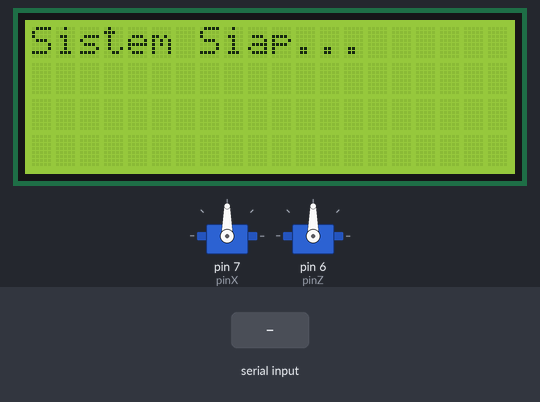
Bench run of a sketch on a simulated Arduino Uno, built with avr-gcc and run on an emulated ATmega328P. Shown: 2 × servo, 20×4 character LCD. Inputs (shaded band) come from the test bench. What the sketch prints to the serial monitor is not drawn.

Above: at 1.2 s.
1.3 s: "1\n" received over Serial
At 2.8 s:
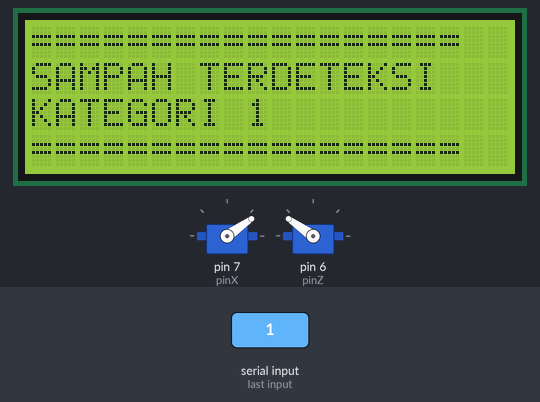
3.8 s: "3\n" received over Serial
At 6.7 s:
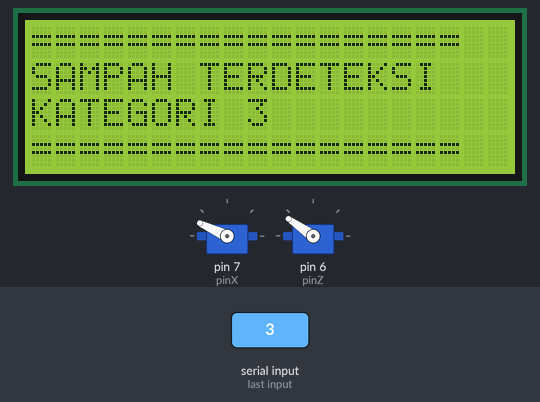
6.8 s: "2\n" received over Serial
At 11.5 s:
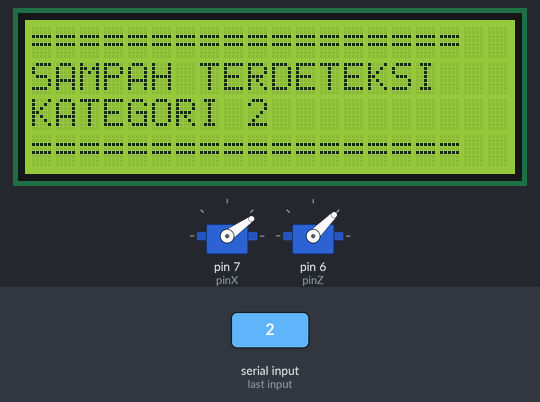
12.8 s: "4\n" received over Serial
At 14.6 s:
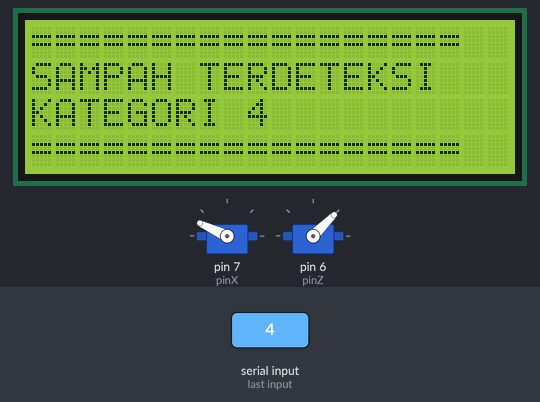
Timing chart, 0 to 18.8 s (numbered marks = the images above; inputs shaded):
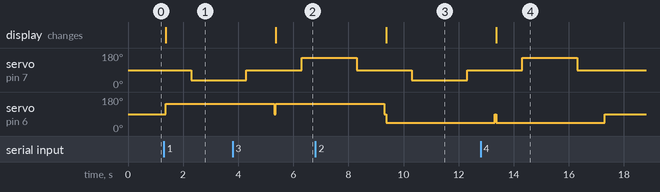

Measured:
- after the input at 1.3 s, servo on pin 7 (pinX): 90° → 35° after 1.0 s; servo on pin 6 (pinZ): 90° → 145° after 0.06 s; the display: changes after 0.06 s (image 1)
- after the input at 3.8 s, the display: changes after 1.6 s (image 2)
- after the input at 6.8 s, the display: changes after 2.6 s (image 3)
- after the input at 12.8 s, servo on pin 7 (pinX): 90° → 155° after 1.5 s, → 90° 2.0 s later; the display: changes after 0.57 s (image 4)

The sketch:

cubin.ino
```cpp
#include <Servo.h>
#include <Wire.h>
#include <LiquidCrystal_I2C.h>

Servo servoX;
Servo servoZ;
LiquidCrystal_I2C lcd(0x27, 20, 4); // alamat I2C biasanya 0x27 atau 0x3F

int pinX = 7;   // pin servo X
int pinZ = 6;   // pin servo Z
int stayPos = 90;

unsigned long startTime = 0;
bool running = false;
int command = 0;

void setup() {
  Serial.begin(115200);
  servoX.attach(pinX);
  servoZ.attach(pinZ);
  servoX.write(stayPos);
  servoZ.write(stayPos);

  lcd.init();       // inisialisasi LCD
  lcd.backlight();  // nyalakan lampu LCD
  lcd.clear();
  lcd.setCursor(0,0);
  lcd.print("Sistem Siap...");
}

void loop() {
  if (Serial.available() > 0 && !running) {
    String cmd = Serial.readStringUntil('\n');
    cmd.trim();
    command = cmd.toInt();
    if (command >= 1 && command <= 4) {
      startTime = millis();
      running = true;

      // tampilkan pesan di LCD
      lcd.clear();
      lcd.setCursor(0,0);
      lcd.print("==================");
      lcd.setCursor(0,1);
      lcd.print("SAMPAH TERDETEKSI");
      lcd.setCursor(0,2);
      lcd.print("KATEGORI ");
      lcd.print(command);
      lcd.setCursor(0,3);
      lcd.print("==================");

      if (command == 1 || command == 3) {
        servoZ.write(145);
        Serial.println("Servo Z ke 145");
      } else if (command == 2 || command == 4) {
        servoZ.write(45);
        Serial.println("Servo Z ke 45");
      }
    }
  }

  if (running) {
    unsigned long elapsed = millis() - startTime;

    if (elapsed >= 1000 && elapsed < 3000) {
      if (command == 1 || command == 2) {
        servoX.write(35);
        Serial.println("Servo X ke 35");
      } else if (command == 3 || command == 4) {
        servoX.write(155);
        Serial.println("Servo X ke 155");
      }
    }

    if (elapsed >= 3000 && elapsed < 4000) {
      servoX.write(stayPos);
      Serial.println("Servo X kembali ke 90");
    }

    if (elapsed >= 4000) {
      servoZ.write(stayPos);
      Serial.println("Servo Z kembali ke 90");
      running = false;
    }
  }
}
```
